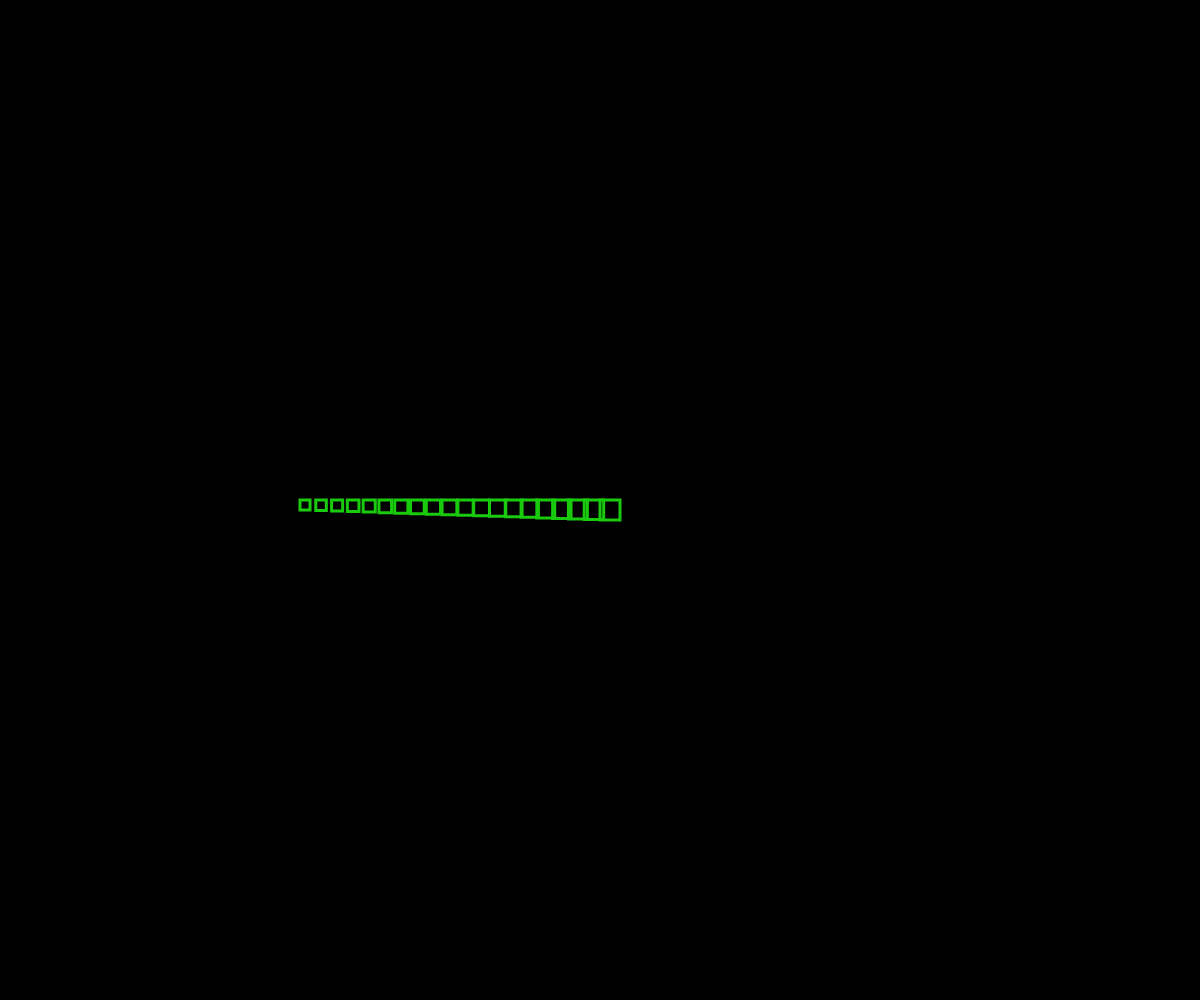
Frame 1 (no input)
Frame 60 (no input): identical to frame 1, image omitted
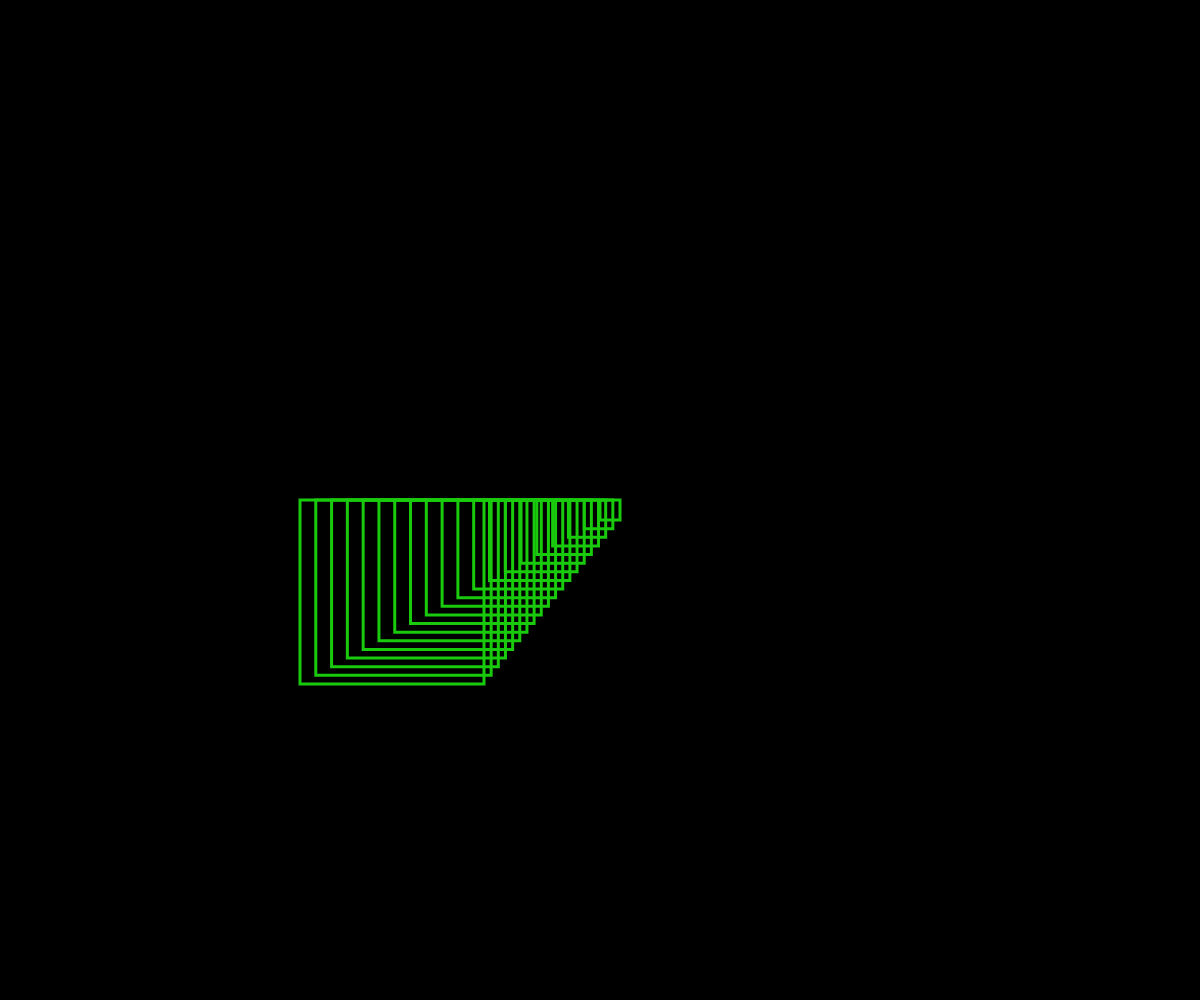
Frame 120 (the mouse pressed at the canvas centre since frame 60)

The p5.js sketch that drew these frames (run headless with seeded random() and noise() and a simulated clock; from frame 60 on, the mouse is pressed at the canvas centre):

// p5.js sketch
// ── sketch.js
function setup() {
  createCanvas(windowWidth, windowHeight);
  noFill();
  
    depthSlider = createSlider(1, 10, 5, 1);   
  depthSlider.position(10, height + 10);    
  
  
}

function draw() {
  background(0);
  
   let maxSize = map(mouseX, 0, height, 10, 300);
  let numRect = 20;
  
  stroke(25, 202, 13);  
  strokeWeight(3)
  
   for (let i = 0; i < numRect; i++) {
    let size = map(i, 0, numRect - 1, 20, maxSize);
    let x = map(i, 0, numRect - 1, width / 2, (1 * width) / 4);
     
       rect(x, height / 2, size); 
     }
}
